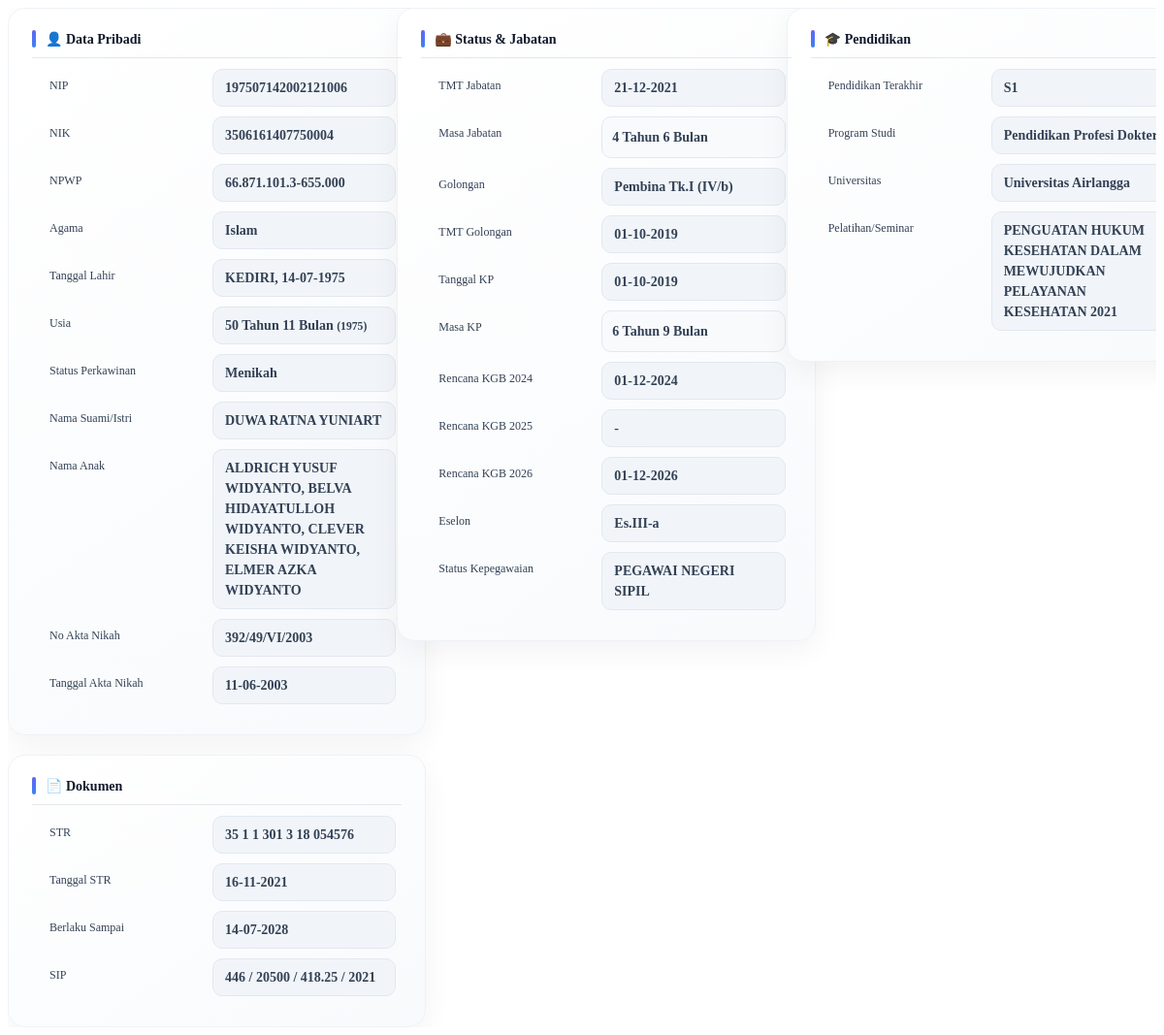
Page /pages/PNS/detailPNS.php?id=1 (signed in) on the committed database.
### tables this page shows
CREATE TABLE `pegawai_pns` (
  `id` int(11) NOT NULL,
  `nama` varchar(255) DEFAULT NULL,
  `nip` varchar(50) DEFAULT NULL,
  `nik` varchar(50) DEFAULT NULL,
  `npwp` varchar(50) DEFAULT NULL,
  `jenis_kelamin` varchar(20) DEFAULT NULL,
  `agama` varchar(50) DEFAULT NULL,
  `tempat_lahir` varchar(100) DEFAULT NULL,
  `tgl_lahir` date DEFAULT NULL,
  `status_perkawinan` varchar(50) DEFAULT NULL,
  `nama_suami_istri` varchar(255) DEFAULT NULL,
  `nama_anak` text DEFAULT NULL,
  `no_akte` varchar(100) DEFAULT NULL,
  `tgl_akta_nikah` date DEFAULT NULL,
  `alamat_rumah` text DEFAULT NULL,
  `no_telpon` varchar(20) DEFAULT NULL,
  `email` varchar(100) DEFAULT NULL,
  `tmt_masuk` date DEFAULT NULL,
  `tmt_cpns` date DEFAULT NULL,
  `jabatan` varchar(255) DEFAULT NULL,
  `tmt_jabatan` date DEFAULT NULL,
  `eselon` varchar(50) DEFAULT NULL,
  `unit` varchar(50) DEFAULT NULL,
  `keterangan_mekanisme_jabatan` varchar(255) DEFAULT NULL,
  `gol_terakhir` varchar(50) DEFAULT NULL,
  `tmt_gol_terakhir` date DEFAULT NULL,
  `kp` date DEFAULT NULL,
  `rencana_kgb_2024` date DEFAULT NULL,
  `rencana_kgb_2025` date DEFAULT NULL,
  `rencana_kgb_2026` date DEFAULT NULL,
  `pendidikan_terakhir` enum('S1','S2','S3','SLTA/SMA/SMK','D1','D2','D3','D4') DEFAULT NULL,
  `program_studi_pendidikan` varchar(255) DEFAULT NULL,
  `universitas` varchar(255) DEFAULT NULL,
  `tahun_pendidikan` year(4) DEFAULT NULL,
  `diklat` text DEFAULT NULL,
  `str_no` varchar(100) DEFAULT NULL,
  `tgl_str` date DEFAULT NULL,
  `masa_berlaku` date DEFAULT NULL,
  `sip` varchar(100) DEFAULT NULL,
  `status_pegawai` enum('AKTIF','NONAKTIF','RESIGN','PENSIUN') DEFAULT 'AKTIF',
  `tmt_status` date DEFAULT NULL,
  `status_kepegawaian` varchar(50) DEFAULT 'PEGAWAI NEGERI SIPIL'
);

### pages/PNS/detailPNS.php (the view, shortened to what this page needs)
<?php
require_once('../../config/db.php');
function formatTanggal($tgl)
{
    return (empty($tgl) || $tgl == '0000-00-00')
        ? '-'
        : date('d-m-Y', strtotime($tgl));
}
$id = intval($_GET['id']);
$data = $koneksi->query("SELECT * FROM pegawai_pns WHERE id=$id")->fetch_assoc();
$tgl_lahir = $data['tgl_lahir'];
$lahir = new DateTime($tgl_lahir);
$today = new DateTime();
$diff = $today->diff($lahir);
$usia_tahun = $diff->y;
$usia_bulan = $diff->m;
$tahun_lahir = $lahir->format('Y');
if (!empty($data['tmt_jabatan'])) {
    $tmt = new DateTime($data['tmt_jabatan']);
    $today = new DateTime();
    $diff = $today->diff($tmt);
    $masa_tahun = $diff->y;
    $masa_bulan = $diff->m;
} else {
    $masa_tahun = '-';
    $masa_bulan = '';
}
if (!empty($data['kp']) && $data['kp'] != '0000-00-00') {
    $kp = new DateTime($data['kp']);
    $today = new DateTime();
    $diff_kp = $today->diff($kp);
    $kp_tahun = $diff_kp->y;
    $kp_bulan = $diff_kp->m;
} else {
    $kp_tahun = '-';
    $kp_bulan = '';
}
?>
<div class="detail-container">
    <div class="card-box">
        <div class="section-title">👤 Data Pribadi</div>
        <div class="item">
            <span class="label">NIP</span>
            <span class="value"><?= $data['nip']; ?></span>
        </div>
        <div class="item">
            <span class="label">NIK</span>
            <span class="value"><?= $data['nik']; ?></span>
        </div>
        <div class="item">
            <span class="label">NPWP</span>
            <span class="value"><?= $data['npwp']; ?></span>
        </div>
        <div class="item">
            <span class="label">Agama</span>
            <span class="value"><?= $data['agama']; ?></span>
        </div>
        <div class="item">
            <span class="label">Tanggal Lahir</span>
            <span class="value">
                <?= $data['tempat_lahir']; ?>, <?= date('d-m-Y', strtotime($data['tgl_lahir'])); ?>
            </span>
        </div>
        <div class="item">
            <span class="label">Usia</span>
            <span class="value">
                <?= $usia_tahun; ?> Tahun <?= $usia_bulan; ?> Bulan
                <small>(<?= $tahun_lahir; ?>)</small>
            </span>
        </div>
        <div class="item">
            <span class="label">Status Perkawinan</span>
            <span class="value"><?= $data['status_perkawinan']; ?></span>
        </div>
        <div class="item">
            <span class="label">Nama Suami/Istri</span>
            <span class="value"><?= $data['nama_suami_istri']; ?></span>
        </div>
        <div class="item">
            <span class="label">Nama Anak</span>
            <span class="value"><?= $data['nama_anak']; ?></span>
        </div>
        <div class="item">
            <span class="label">No Akta Nikah</span>
            <span class="value"><?= $data['no_akte']; ?></span>
        </div>
        <div class="item">
            <span class="label">Tanggal Akta Nikah</span>
            <span class="value"><?= formatTanggal($data['tgl_akta_nikah']); ?></span>
        </div>
    </div>
    <div class="card-box">
        <div class="section-title">💼 Status & Jabatan</div>
        <div class="item">
            <span class="label">TMT Jabatan</span>
            <span class="value"><?= date('d-m-Y', strtotime($data['tmt_jabatan'])); ?></span>
        </div>
        <div class="item">
            <span class="label">Masa Jabatan</span>
            <span class="value highlight">
                <?= $masa_tahun; ?> Tahun <?= $masa_bulan; ?> Bulan
            </span>
        </div>
        <div class="item">
            <span class="label">Golongan</span>
            <span class="value"><?= $data['gol_terakhir']; ?></span>
        </div>
        <div class="item">
            <span class="label">TMT Golongan</span>
            <span class="value"><?= date('d-m-Y', strtotime($data['tmt_gol_terakhir'])); ?></span>
        </div>
        <div class="item">
            <span class="label">Tanggal KP</span>
            <span class="value"><?= date('d-m-Y', strtotime($data['kp'])); ?></span>
        </div>
        <div class="item">
            <span class="label">Masa KP</span>
            <span class="value highlight">
                <?= $kp_tahun; ?> Tahun <?= $kp_bulan; ?> Bulan
            </span>
        </div>
        <div class="item">
            <span class="label">Rencana KGB 2024</span>
            <span class="value"><?= formatTanggal($data['rencana_kgb_2024']); ?></span>
        </div>
        <div class="item">
            <span class="label">Rencana KGB 2025</span>
            <span class="value"><?= formatTanggal($data['rencana_kgb_2025']); ?></span>
        </div>
        <div class="item">
            <span class="label">Rencana KGB 2026</span>
            <span class="value"><?= formatTanggal($data['rencana_kgb_2026']); ?></span>
        </div>
        <div class="item">
            <span class="label">Eselon</span>
            <span class="value"><?= $data['eselon']; ?></span>
        </div>
        <div class="item">
            <span class="label">Status Kepegawaian</span>
            <span class="value"><?= $data['status_kepegawaian']; ?></span>
        </div>
    </div>
    <div class="card-box">
        <div class="section-title">🎓 Pendidikan</div>
        <div class="item">
            <span class="label">Pendidikan Terakhir</span>
            <span class="value"><?= $data['pendidikan_terakhir']; ?></span>
        </div>
        <div class="item">
            <span class="label">Program Studi</span>
            <span class="value"><?= $data['program_studi_pendidikan']; ?></span>
        </div>
        <div class="item">
            <span class="label">Universitas</span>
            <span class="value"><?= $data['universitas']; ?></span>
        </div>
        <div class="item">
            <span class="label">Pelatihan/Seminar</span>
            <span class="value"><?= $data['diklat']; ?></span>
        </div>
    </div>
    <div class="card-box">
        <div class="section-title">📄 Dokumen</div>
        <div class="item">
            <span class="label">STR</span>
            <span class="value"><?= $data['str_no']; ?></span>
        </div>
        <div class="item">
            <span class="label">Tanggal STR</span>
            <span class="value"><?= formatTanggal($data['tgl_str']); ?></span>
        </div>
        <div class="item">
            <span class="label">Berlaku Sampai</span>
            <span class="value"><?= formatTanggal($data['masa_berlaku']); ?></span>
        </div>
        <div class="item">
            <span class="label">SIP</span>
            <span class="value"><?= $data['sip']; ?></span>
        </div>
    </div>
</div>

### pages/PNS/detailPNS.php (style rules this page uses)
.detail-container { display: grid; grid-template-columns: repeat(auto-fit, minmax(320px, 1fr)); gap: 20px; align-items: start; overflow-x: hidden; }
.card-box { width: 100%; overflow: hidden; transition: 0.2s; height: fit-content; background: linear-gradient(145deg, #ffffff, #f8fafc); border-radius: 18px; padding: 22px 24px; border: 1px solid #eef2f7; box-shadow: 0 10px 30px rgba(0, 0, 0, 0.05), inset 0 1px 0 rgba(255, 255, 255, 0.6); }
.section-title { display: flex; align-items: center; gap: 10px; font-size: 14px; font-weight: 700; color: #0f172a; margin-bottom: 10px; padding-bottom: 10px; border-bottom: 1px solid #e5e7eb; position: relative; }
.section-title::before { content: ""; width: 4px; height: 18px; border-radius: 6px; background: linear-gradient(180deg, #6366f1, #3b82f6); }
.item { display: flex; align-items: flex-start; gap: 16px; padding: 1px 6px; margin-bottom: 8px; border-radius: 10px; transition: 0.2s; }
.label { font-size: 12px; color: #334155; font-weight: 500; min-width: 140px; max-width: 150px; line-height: 1.4; padding: 9px 12px; }
.value { font-size: 14px; font-weight: 600; color: #334155; flex: 1; min-width: 0; text-align: left; line-height: 1.5; padding: 8px 12px; border-radius: 10px; background: #f1f5f9; border: 1px solid #e2e8f0; word-break: break-word; }
.highlight { background: #f8fafc; padding: 10px; border-radius: 10px; }

### rows in the picture
pegawai_pns: nip "197507142002121006", nik "3506161407750004", npwp "66.871.101.3-655.000", agama "Islam", tempat_lahir "KEDIRI", tgl_lahir "14-07-1975", tgl_lahir "1975", status_perkawinan "Menikah", nama_suami_istri "DUWA RATNA YUNIART", nama_anak "ALDRICH YUSUF WIDYANTO, BELVA HIDAYATULLOH WIDYANTO, CLEVER KEISHA WIDYANTO, ELMER AZKA WIDYANTO", no_akte "392/49/VI/2003", tgl_akta_nikah "11-06-2003", tmt_jabatan "21-12-2021", tmt_jabatan "4", tmt_jabatan "6", gol_terakhir "Pembina Tk.I (IV/b)", tmt_gol_terakhir "01-10-2019", kp "01-10-2019", kp "6", kp "9", rencana_kgb_2024 "01-12-2024", rencana_kgb_2025 "-", rencana_kgb_2026 "01-12-2026", eselon "Es.III-a", status_kepegawaian "PEGAWAI NEGERI SIPIL", pendidikan_terakhir "S1", program_studi_pendidikan "Pendidikan Profesi…", universitas "Universitas Airlangga", diklat "PENGUATAN HUKUM KESEHATAN DALAM MEWUJUDKAN PELAYANAN KESEHATAN 2021", str_no "35 1 1 301 3 18 054576", tgl_str "16-11-2021", masa_berlaku "14-07-2028", sip "446 / 20500 / 418.25 / 2021"
